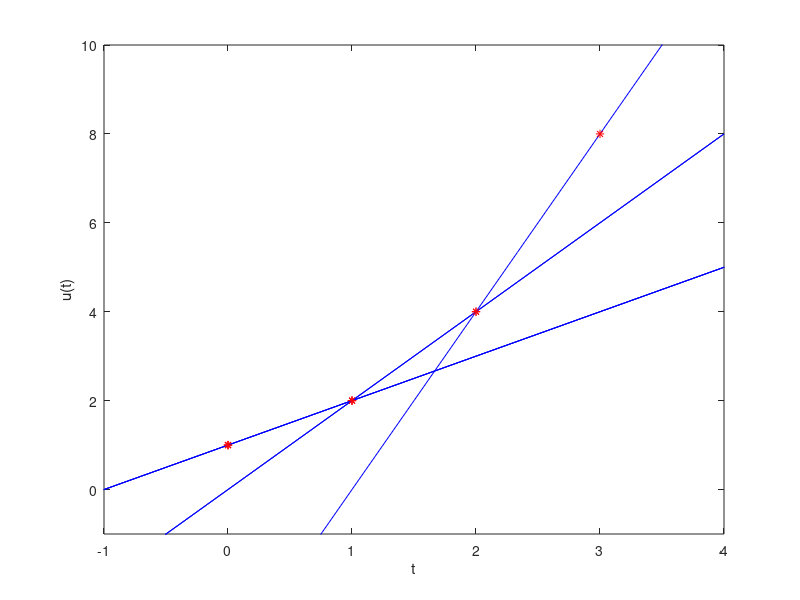
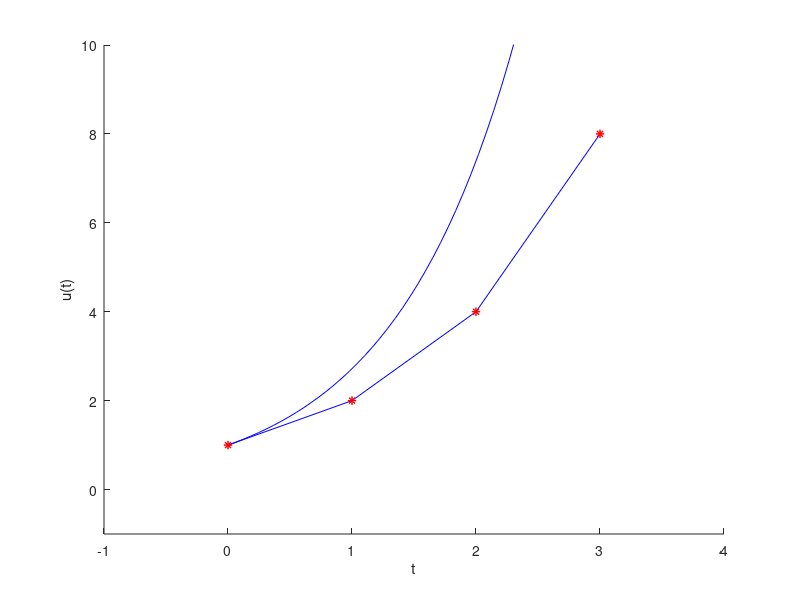

The MATLAB script that drew these images, in order:
% 4.1 a)
clc, close all, clear all
line = linspace(-2,10,12); %for drawing the straight line
dt = 1;
dudt = @(u) u;

u = zeros(2, 1);
u(1) = 1;
u(2) = u(1)+dt*dudt(1)
t = [0 1];

plot(line, line+1,'b', t, u,'r*'); %plot of the line and first 2 points
xlabel('t');
ylabel('u(t)');

%% b)
clc, close all, clear all
line = linspace(-1,4,7);
dt = 1;
dudt = @(u) u;

u = zeros(3, 1);
u(1) = 1;
for i = 1:2
    u(i+1) = u(i) + dt*dudt(u(i));
end
t = [0 1 2];

hold on
plot(line, line+1,'b'); %line connecting first 2 points
plot(line, 2*line,'b'); %second line connecting 2nd and 3rd point has 2x higher slope 
plot(t, u,'r*');
xlabel('t');
ylabel('u(t)');

%% c)
clc, close all, clear all
line = linspace(-1,4,7);
dt = 1;
dudt = @(u) u;

u = zeros(4, 1);
u(1) = 1;
for i = 1:3
    u(i+1) = u(i) + dt*dudt(u(i));
end
t = [0 1 2 3];

hold on
plot(line, line+1,'b');
plot(line, u(2)*line,'b');
plot(line, u(3)*line-4,'b'); %draw the line connecting 3rd and 4th points
plot(t, u,'r*');
xlabel('t');
ylabel('u(t)');
limits = [-1,4,-1,10]; %limit the plot to relevant area
axis(limits)

%another optional plot that only connects the points without lines
%continuing past the points
figure
hold on
plot([t(1) t(2)],[u(1) u(2)],'b',[t(2) t(3)],[u(2) u(3)],'b',[t(3) t(4)],[u(3) u(4)],'b')
plot(t, u,'r*');
xlabel('t');
ylabel('u(t)');
limits = [-1,4,-1,10];
axis(limits)

%% d
clc, close all, clear all
dt = 1;
dudt = @(u) u;
u_exact = @(t) exp(t); %for plotting exact curve

u = zeros(4, 1);
u(1) = 1;
for i = 1:3
    u(i+1) = u(i) + dt*dudt(u(i));
end
u

t = [0 1 2 3];
time = linspace(0, 3, 50);
u_exact_values = u_exact(time);
plot(time, u_exact_values, 'b', t, u, 'r*'); %plotting exact values and numerical values
xlabel('t');
ylabel('u(t)');